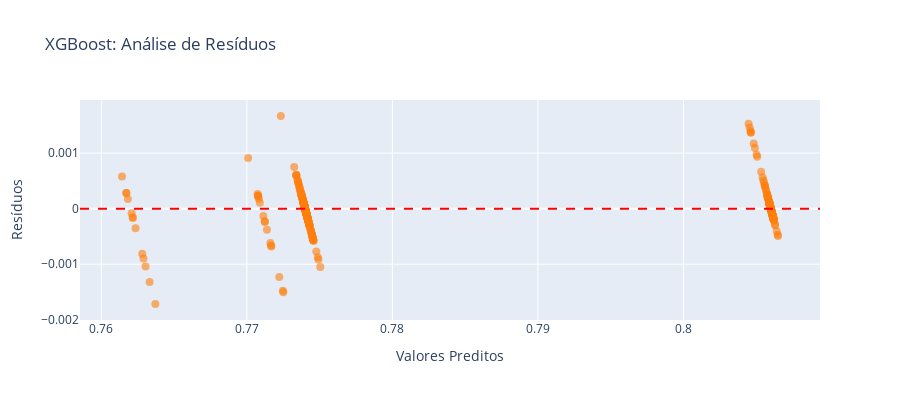

Notebook code for this chart:
### Code cell
# Análise de resíduos do XGBoost
residuos_xgb = y_test - y_test_pred_xgb

fig_xgb_resid = go.Figure()
fig_xgb_resid.add_trace(go.Scatter(
    x=y_test_pred_xgb,
    y=residuos_xgb,
    mode='markers',
    marker=dict(size=8, color='rgba(255, 127, 14, 0.6)'),
    name='Resíduos'
))
fig_xgb_resid.add_hline(y=0, line_dash='dash', line_color='red')
fig_xgb_resid.update_layout(
    title='XGBoost: Análise de Resíduos',
    xaxis_title='Valores Preditos',
    yaxis_title='Resíduos',
    height=400
)
fig_xgb_resid.show()

### Figure 1 — Plotly figure (JSON) as saved in the notebook; plotly's stock layout.template omitted (floating-point values rounded to 4 significant figures; data arrays with more than 128 entries replaced by an {"elided": "..."} marker saying what was removed)
{"data": [{"marker": {"color": "rgba(255, 127, 14, 0.6)", "size": 8}, "mode": "markers", "name": "Resíduos", "type": "scatter", "x": {"elided": "333 float values"}, "y": {"elided": "333 float values"}}], "layout": {"height": 400, "shapes": [{"line": {"color": "red", "dash": "dash"}, "type": "line", "x0": 0, "x1": 1, "xref": "x domain", "y0": 0, "y1": 0, "yref": "y"}], "title": {"text": "XGBoost: Análise de Resíduos"}, "xaxis": {"title": {"text": "Valores Preditos"}}, "yaxis": {"title": {"text": "Resíduos"}}}}
